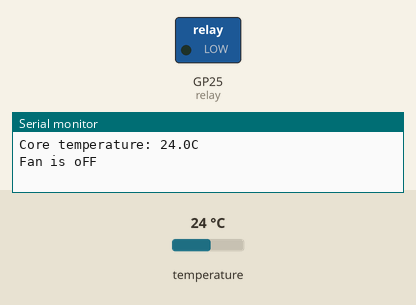
Simulated run of this sketch. Board: Raspberry Pi Pico. Parts: switched loads named in the sketch (green lamp = pin HIGH), the last lines printed to the serial monitor. The test bench sets the inputs (shaded band); at power-on: temperature 24 °C.

Above: at 6.2 s.
6.3 s: temperature set to 30.2 °C
8.2 s: temperature set to 31.8 °C
At 10.2 s:
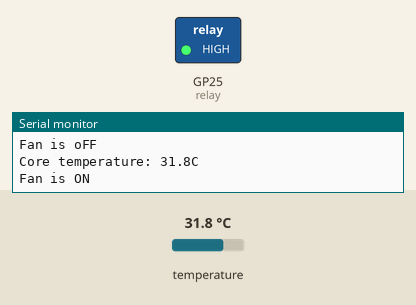
10.5 s: temperature set to 12 °C
At 11.7 s:
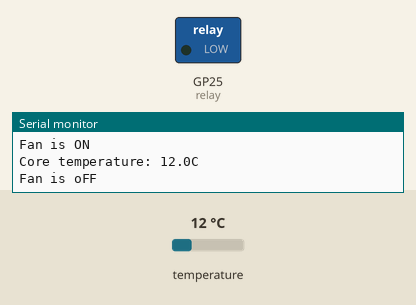
12.5 s: temperature set to 33 °C
At 13.3 s:
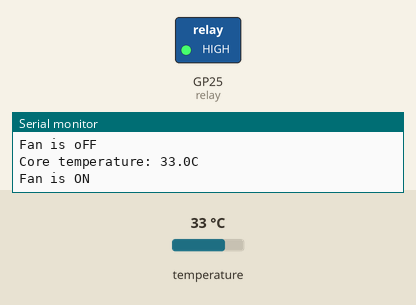
Timing chart, 0 to 15.5 s (numbered marks = the images above; inputs shaded):
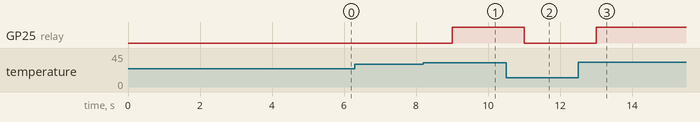

Measured:
- the behaviour switches between 31 and 31.1 °C on temperature (found by bisection; images 0 and 1)
- after the input at 8.2 s, GP25 (relay): LOW → HIGH after 0.80 s
- after the input at 10.5 s, GP25 (relay): HIGH → LOW after 0.50 s
- after the input at 12.5 s, GP25 (relay): LOW → HIGH after 0.50 s

The sketch:

Temperature_controlled_Relay_-SME.ino
```cpp
int reading = 0;

int relay =25;
void setup()
{

  Serial.begin(115200);
  pinMode(relay,OUTPUT);
  delay(5000);
}

void loop() {

Serial.printf("Core temperature: %2.1fC\n", analogReadTemp());

  if (("Core temperature: %2.1fC\n", analogReadTemp()) >31)

  {
    digitalWrite(25,HIGH);
    Serial.println("Fan is ON");
  }
  else

  {digitalWrite(25,LOW);
  Serial.println("Fan is oFF");
  }
  delay(2000);


}
```
